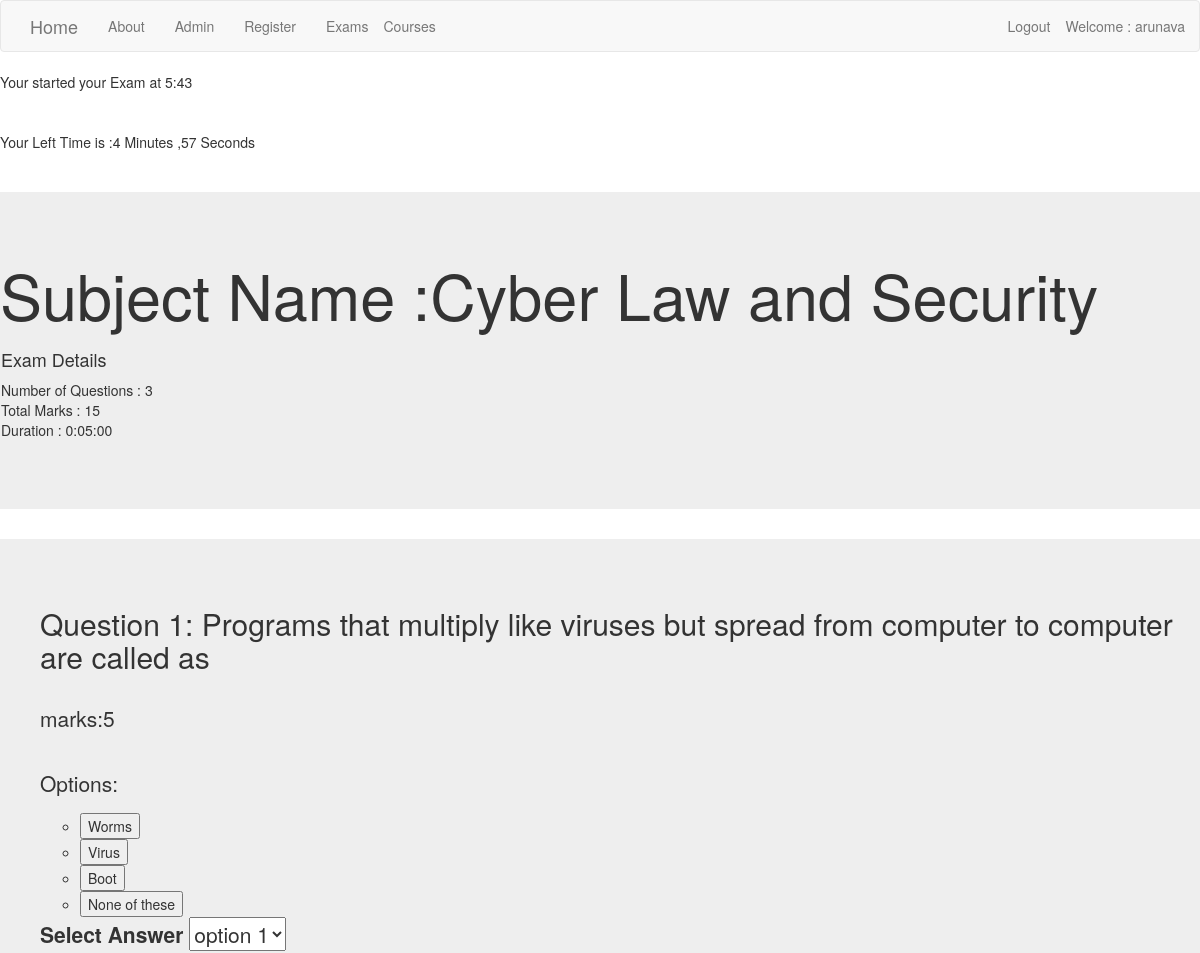
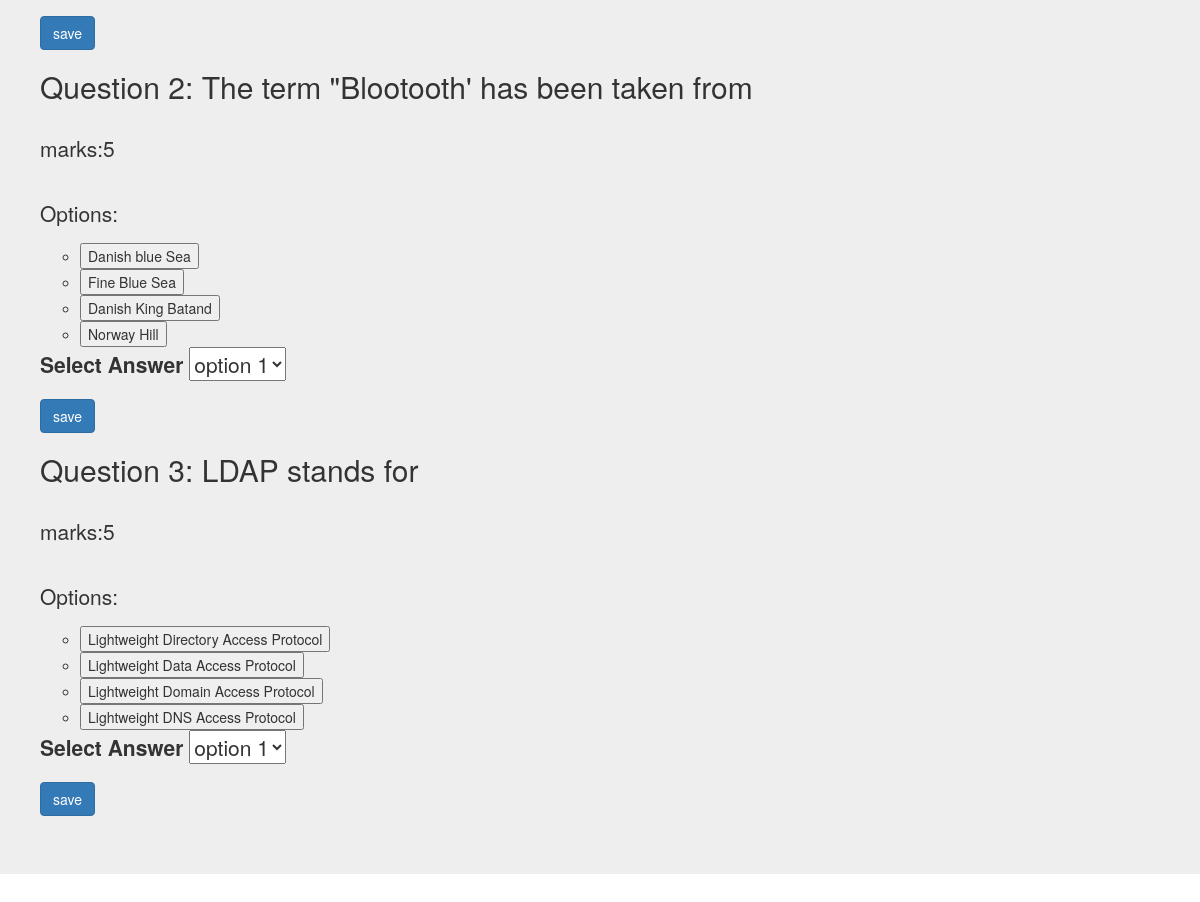
The page /basic_app/1/ (signed in) on the database its author committed (2 pictures, top to bottom).
### basic_app/models.py (models this page shows, shortened)
class Exams(models.Model):
    exam_name = models.CharField(max_length=50)
    no_of_ques = models.CharField(max_length=20)
    total_marks = models.CharField(max_length=20)
    time_duration = models.DurationField(default='00:00:00')

class Question(models.Model):
    exam_name = models.ForeignKey(Exams,related_name = 'exams', on_delete=models.CASCADE)
    marks = models.PositiveIntegerField(default=0)
    question = models.TextField(max_length=500)
    option1 = models.CharField(max_length=100)
    option2 = models.CharField(max_length=100)
    option3 = models.CharField(max_length=100)
    option4 = models.CharField(max_length=100)
    choose = (('A', 'option1'), ('B', 'option2'), ('C', 'option3'), ('D', 'option4'))
    answer = models.CharField(max_length=1, choices=choose)

### basic_app/views.py (the view)
class ExamDetailView(DetailView):
    context_object_name = 'sch'
    model = Exams
    template_name = 'basic_app/detailview.html'

### template/basic_app/detailview.html (shortened to what this page needs)
{% extends 'basic_app/base.html' %}
{% block body_block %}
<html xmlns="http://www.w3.org/1999/xhtml">
<head runat="server">
</head>
<body onload="f1()" >
    <form id="form1" runat="server">
    <div>
      <table width="100%" align="center">
        <tr>
          <td>
            <div id="starttime"></div><br />
            <div id="endtime"></div><br />
            <div id="showtime"></div>
          </td>
        </tr>
        <tr>
          <td>
              <br />
          </td>
        </tr>
      </table>
      <br />
    </div>
    </form>
</body>
</html>
<div class="jumbotron">
  <h1>Subject Name :{{sch.exam_name}}</h1>
  <ul class='nav navbar nav'>
    <h4>Exam Details </h4>
    <li>Number of Questions : {{sch.no_of_ques}}</li>
    <li>Total Marks : {{sch.total_marks}}</li>
    <li>Duration : {{sch.time_duration}}</li>
  </ul>
</div>
<div class="jumbotron">
 <ol>
   {% for i in sch.exams.all %}
   <h2>Question {{i.id}}: {{i.question}}</h2>
   <br>
   <p>marks:{{i.marks}}</p>
   <br>
   <p>Options:</p>
   <ul>
     <li><button type="radio">{{i.option1}}</button></li>
     <li><button type="radio">{{i.option2}}</button></li>
     <li><button type="radio">{{i.option3}}</button></li>
     <li><button type="radio">{{i.option4}}</button></li>
   </ul>
   <p>
      <label>Select Answer</label>
      <select id = "myList">
        <option value = "1">option 1</option>
      </select>
   </p>
   <input type="submit" class = "btn btn-primary" name="" value="save">
   {% endfor %}
 </ol>
</div>
{% endblock %}

### template/basic_app/base.html (shortened to what this page needs)
<!DOCTYPE html>
<html lang="en" dir="ltr">
  <head>
<link rel="stylesheet" href="https://maxcdn.bootstrapcdn.com/bootstrap/3.3.7/css/bootstrap.min.css">
  </head>
  <body>
    <nav class='navbar navbar-default navbarstatic-top'>
      <div class="container">
        <ul class='nav navbar-nav'>
          <li><a class="navbar-brand" href="{% url 'index' %}">Home</a></li>
          <li><a class="navbar-link" href="{% url 'basic_app:about' %}">About</a></li>
          <li><a class="navbar-link" href="{% url 'admin:index' %}">Admin</a></li>
          <li><a class="navbar-link" href="{% url 'basic_app:register' %}">Register</a></li>
          {% if user.is_authenticated %}
          <li><a class="nav navbar-right" href="{% url 'basic_app:list' %}">Exams</a></li>
          {% endif %}
          <li><a class="navbar-link" href="{% url 'basic_app:courses' %}">Courses</a></li>
      </ul>
        <ul class="nav navbar-nav navbar-right">
          {% if user.is_authenticated %}
          <li><a class="nav navbar-right" href="{% url 'user_logout' %}">Logout</a></li>
          <li><a class="nav navbar-right">Welcome : {{user.username}}</a></li>
          {% else %}
          <li><a class="nav navbar-right" href="{% url 'basic_app:user_login' %}">Login</a></li>
          {% endif %}
        </ul>
      </div>
    </nav>
    {% block body_block %}
    {% endblock %}
  </body>
</html>

### rows shown on the page
Exams: exam_name "Cyber Law and Security", no_of_ques "3", total_marks "15", time_duration "0:05:00"
Question: id "1", question "Programs that multiply like viruses but spread from computer to computer are called as", marks "5", option1 "Worms", option2 "Virus", option3 "Boot", option4 "None of these"
Question: id "2", question "The term \"Blootooth' has been taken from", marks "5", option1 "Danish blue Sea", option2 "Fine Blue Sea", option3 "Danish King Batand", option4 "Norway Hill"
Question: id "3", question "LDAP stands for", marks "5", option1 "Lightweight Directory Access Protocol", option2 "Lightweight Data Access Protocol", option3 "Lightweight Domain Access Protocol", option4 "Lightweight DNS Access Protocol"

### other values the page prints
{{ user.username }} "arunava"
